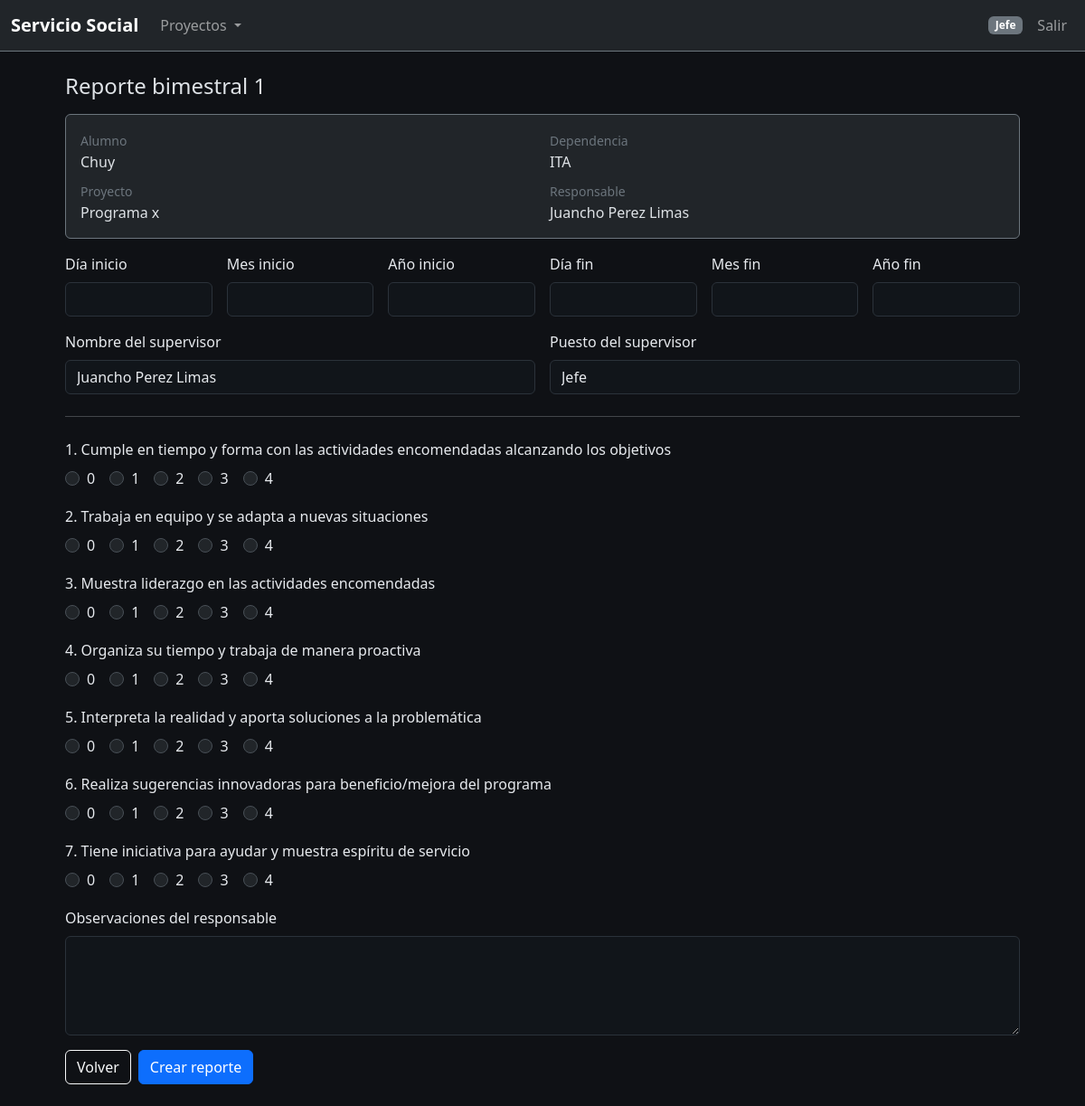
Page /proyectos/bimestres/5/1/nuevo/1 (signed in) on the committed database.
### app/models.py (models this page shows, shortened)
class User(UserMixin, db.Model):
    __tablename__ = "users"
    id            = db.Column(db.Integer, primary_key=True)
    nombre        = db.Column(db.String(120), nullable=False)          # nombre para mostrar
    email         = db.Column(db.String(120), unique=True, nullable=False)
    password_hash = db.Column(db.String(255), nullable=False)
    rol           = db.Column(db.String(20), nullable=False, default="alumno")
    activo        = db.Column(db.Boolean, default=True)
    ap_paterno = db.Column(db.String(120))
    ap_materno = db.Column(db.String(120))
    nombres    = db.Column(db.String(120))  # si lo quieres separado
    no_control = db.Column(db.String(50))
    carrera    = db.Column(db.String(120))
    departamento_id = db.Column(db.Integer, db.ForeignKey("departamentos.id"))
    departamento    = db.relationship(
        "Departamento",
        foreign_keys=[departamento_id],   # evita ambigüedad
        backref="miembros",
    )

class Proyecto(db.Model):
    __tablename__ = "proyectos"
    id = db.Column(db.Integer, primary_key=True)
    nombre = db.Column(db.String(200), nullable=False)
    nombre_programa    = db.Column(db.String(200), nullable=True)
    nombre_dependencia = db.Column(db.String(200), nullable=True)
    nombre_responsable = db.Column(db.String(200), nullable=True)
    cargo_responsable  = db.Column(db.String(200), nullable=True)
    municipio = db.Column(db.String(120))
    estado    = db.Column(db.String(120))
    departamento_id = db.Column(db.Integer, db.ForeignKey("departamentos.id"), nullable=True)
    responsable_id  = db.Column(db.Integer, db.ForeignKey("users.id"), nullable=True)
    extras          = db.Column(db.JSON, default=dict)
    departamento = db.relationship("Departamento", foreign_keys=[departamento_id], backref="proyectos")
    responsable_user = db.relationship("User", foreign_keys=[responsable_id], backref="proyectos_responsables")
    resp_cargo   = db.Column(db.String(120))
    resp_tel     = db.Column(db.String(50))
    resp_correo  = db.Column(db.String(120))
    resp_horario = db.Column(db.String(120))
    periodo_realizacion       = db.Column(db.String(120))
    beneficiarios_personas    = db.Column(db.Integer)
    beneficiarios_comunidades = db.Column(db.Integer)
    impacto_pais      = db.Column(db.Boolean, default=False)
    impacto_inclusion = db.Column(db.Boolean, default=False)
    impacto_medioamb  = db.Column(db.Boolean, default=False)
    num_estudiantes = db.Column(db.Integer)
    car_tics        = db.Column(db.Boolean, default=False)
    car_admon       = db.Column(db.Boolean, default=False)
    car_quimica     = db.Column(db.Boolean, default=False)
    car_industrial  = db.Column(db.Boolean, default=False)
    car_mecanica    = db.Column(db.Boolean, default=False)
    car_electrica   = db.Column(db.Boolean, default=False)
    car_electronica = db.Column(db.Boolean, default=False)
    car_ges_emp     = db.Column(db.Boolean, default=False)
    car_materiales  = db.Column(db.Boolean, default=False)
    turno_mat = db.Column(db.Boolean, default=False)
    turno_ves = db.Column(db.Boolean, default=False)
    objetivo = db.Column(db.Text)
    metas    = db.Column(db.Text)
    area_agro    = db.Column(db.Boolean, default=False)
    area_salud   = db.Column(db.Boolean, default=False)
    area_exactas = db.Column(db.Boolean, default=False)
    area_social  = db.Column(db.Boolean, default=False)
    area_edu     = db.Column(db.Boolean, default=False)
    area_ing     = db.Column(db.Boolean, default=False)
    cronograma_json = db.Column(db.Text)

### app/views/proyectos.py (the view, shortened to what this page needs)
@proy_bp.route(
    "/bimestres/<int:alumno_id>/<int:proyecto_id>/nuevo/<int:numero>",
    methods=["GET", "POST"],
)
@login_required
def bimestre_nuevo(alumno_id: int, proyecto_id: int, numero: int):
    alumno = User.query.get_or_404(alumno_id)
    proj = Proyecto.query.get_or_404(proyecto_id)
    if not _es_responsable_o_admin(proj):
        flash("Sin permisos.", "warning")
        return redirect(url_for("proyectos.lista"))
    return render_template(
        "proyectos/bimestre_form.html",
        alumno=alumno,
        proyecto=proj,
        numero=numero,
        rb=None,
        rb_vals={},  # para el template (sin usar getattr/attribute)
        form_data=_defaults_bimestre(proj),
    )

### app/roles.py (called while the page is built)
def register_template_utils(app):
    @app.context_processor
    def inject_perms():
        return {
            "can": (lambda p: _can(current_user, p)),
            "is_role": (lambda r: getattr(current_user, "rol", None) == r),
        }

### app/views/proyectos.py (called while the page is built)
def _es_responsable_o_admin(p: Proyecto) -> bool:
    rol = getattr(current_user, "rol", None)
    if rol in {"admin", "jefe", "laboratorista"}:
        return True
    if getattr(p, "responsable_id", None) and p.responsable_id == current_user.id:
        return True
    return False

def _defaults_bimestre(proj: Proyecto) -> Dict[str, str]:
    sup = proj.nombre_responsable or (proj.responsable_user.nombre if getattr(proj, "responsable_user", None) else "")
    cargo = proj.cargo_responsable or ""
    return {
        "dia1": "", "mes1": "", "ano1": "",
        "dia2": "", "mes2": "", "ano2": "",
        "nombre_supervisor": sup,
        "puesto_supervisor": cargo,
        "observaciones_responsable": "",
    }

### templates/proyectos/bimestre_form.html (shortened to what this page needs)
{% extends "base.html" %}
{% block content %}
<h4 class="mb-3">Reporte bimestral {{ numero }}</h4>
<div class="card bg-dark border-secondary mb-3">
    <div class="card-body">
        <div class="row g-3">
            <div class="col-md-6">
                <div><small class="text-secondary">Alumno</small>
                    <div>{{ alumno.nombre }}</div>
                </div>
                <div class="mt-2"><small class="text-secondary">Proyecto</small>
                    <div>{{ proyecto.nombre }}</div>
                </div>
            </div>
            <div class="col-md-6">
                <div><small class="text-secondary">Dependencia</small>
                    <div>{{ proyecto.nombre_dependencia or (proyecto.departamento.nombre if proyecto.departamento else
                        '-') }}</div>
                </div>
                <div class="mt-2"><small class="text-secondary">Responsable</small>
                    <div>{{ proyecto.nombre_responsable or (proyecto.responsable_user.nombre if
                        proyecto.responsable_user else '-') }}</div>
                </div>
            </div>
        </div>
    </div>
</div>
{% set _fd = form_data if form_data is defined else {} %}
{% if rb and (_fd is not mapping or _fd|length == 0) %}
{% set _fd = {
'dia1': rb.dia1 or '',
'mes1': rb.mes1 or '',
'ano1': rb.ano1 or '',
'dia2': rb.dia2 or '',
'mes2': rb.mes2 or '',
'ano2': rb.ano2 or '',
'nombre_supervisor': rb.nombre_supervisor or '',
'puesto_supervisor': rb.puesto_supervisor or '',
'observaciones_responsable': rb.observaciones_responsable or ''
} %}
{% endif %}
{% set _rbvals = rb_vals if rb_vals is defined else {} %}
{% if not _rbvals and rb %}
{% set _rbvals = {
'resp_1': rb.resp_1, 'resp_2': rb.resp_2, 'resp_3': rb.resp_3,
'resp_4': rb.resp_4, 'resp_5': rb.resp_5, 'resp_6': rb.resp_6, 'resp_7': rb.resp_7
} %}
{% endif %}
{% macro radios(name, label) -%}
{% set sel = int_or_none(_rbvals.get(name))|trim %}
<div class="mb-3">
    <label class="form-label">{{ label }}</label>
    <div class="d-flex gap-3 flex-wrap">
        {% for v in [0,1,2,3,4] %}
        {% set vid = name ~ '_' ~ v %}
        <div class="form-check">
            <input class="form-check-input" type="radio" name="{{ name }}" id="{{ vid }}" value="{{ v }}" >
            <label class="form-check-label" for="{{ vid }}">{{ v }}</label>
        </div>
        {% endfor %}
    </div>
</div>
{%- endmacro %}
<form method="post">
    <div class="row g-3">
        <div class="col-md-2">
            <label class="form-label">Día inicio</label>
            <input name="dia1" class="form-control" value="{{ _fd.get('dia1','') }}">
        </div>
        <div class="col-md-2">
            <label class="form-label">Mes inicio</label>
            <input name="mes1" class="form-control" value="{{ _fd.get('mes1','') }}">
        </div>
        <div class="col-md-2">
            <label class="form-label">Año inicio</label>
            <input name="ano1" class="form-control" value="{{ _fd.get('ano1','') }}">
        </div>
        <div class="col-md-2">
            <label class="form-label">Día fin</label>
            <input name="dia2" class="form-control" value="{{ _fd.get('dia2','') }}">
        </div>
        <div class="col-md-2">
            <label class="form-label">Mes fin</label>
            <input name="mes2" class="form-control" value="{{ _fd.get('mes2','') }}">
        </div>
        <div class="col-md-2">
            <label class="form-label">Año fin</label>
            <input name="ano2" class="form-control" value="{{ _fd.get('ano2','') }}">
        </div>
        <div class="col-md-6">
            <label class="form-label">Nombre del supervisor</label>
            <input name="nombre_supervisor" class="form-control" value="{{ _fd.get('nombre_supervisor','') }}">
        </div>
        <div class="col-md-6">
            <label class="form-label">Puesto del supervisor</label>
            <input name="puesto_supervisor" class="form-control" value="{{ _fd.get('puesto_supervisor','') }}">
        </div>
    </div>
    <hr class="my-4">
    {{ radios("resp_1", "1. Cumple en tiempo y forma con las actividades encomendadas alcanzando los objetivos") }}
    {{ radios("resp_2", "2. Trabaja en equipo y se adapta a nuevas situaciones") }}
    {{ radios("resp_3", "3. Muestra liderazgo en las actividades encomendadas") }}
    {{ radios("resp_4", "4. Organiza su tiempo y trabaja de manera proactiva") }}
    {{ radios("resp_5", "5. Interpreta la realidad y aporta soluciones a la problemática") }}
    {{ radios("resp_6", "6. Realiza sugerencias innovadoras para beneficio/mejora del programa") }}
    {{ radios("resp_7", "7. Tiene iniciativa para ayudar y muestra espíritu de servicio") }}
    <div class="mb-3">
        <label class="form-label">Observaciones del responsable</label>
        <textarea name="observaciones_responsable" class="form-control"
            rows="4">{{ _fd.get('observaciones_responsable','') }}</textarea>
    </div>
    <div class="d-flex gap-2">
        <a href="{{ url_for('proyectos.bimestres_list', alumno_id=alumno.id, proyecto_id=proyecto.id) }}"
            class="btn btn-outline-light">Volver</a>
        <button class="btn btn-primary">{{ 'Guardar cambios' if rb else 'Crear reporte' }}</button>
    </div>
</form>
{% endblock %}

### templates/base.html (shortened to what this page needs)
<!doctype html>
<html lang="es" data-bs-theme="dark">
<head>
  <link href="https://cdn.jsdelivr.net/npm/bootstrap@5.3.2/dist/css/bootstrap.min.css" rel="stylesheet">
  <link href="{{ url_for('static', filename='css/app.css') }}" rel="stylesheet">
</head>
<body>
  <nav class="navbar navbar-expand-lg navbar-dark bg-dark border-bottom border-secondary">
    <div class="container-fluid">
      <a class="navbar-brand" href="{{ url_for('proyectos.lista') }}">Servicio Social</a>
      <div class="collapse navbar-collapse" id="topNav">
        <ul class="navbar-nav me-auto mb-2 mb-lg-0">
          {% if current_user.is_authenticated %}
          <li class="nav-item dropdown">
            <a class="nav-link dropdown-toggle" href="#" role="button" data-bs-toggle="dropdown" aria-expanded="false">
              Proyectos
            </a>
          </li>
          {% endif %}
        </ul>
        <ul class="navbar-nav ms-auto">
          {% if current_user.is_authenticated %}
          <li class="nav-item d-flex align-items-center me-2">
            <span class="badge text-bg-secondary role-badge">{{ current_user.rol }}</span>
          </li>
          <li class="nav-item">
            <a class="nav-link" href="{{ url_for('auth.logout') }}">Salir</a>
          </li>
          {% else %}
          <li class="nav-item">
            <a class="nav-link" href="{{ url_for('auth.login') }}">Entrar</a>
          </li>
          {% endif %}
        </ul>
      </div>
    </div>
  </nav>
  <main class="container container-narrow py-4">
    {% block content %}{% endblock %}
  </main>
</body>
</html>

### static/css/app.css (style rules this page uses)
:root { --app-bg: #151a1f; --app-bg-2: #1b2127; --panel: #20262d; }
.form-label, label { color: #e7eaee; }
.form-control, .form-select { background: #11151a; border-color: #2b323a; color: #e7eaee; }

### templates/base.html (style rules this page uses)
body { background-color: #0f1115; }
.navbar-brand { font-weight: 600; }
.role-badge { text-transform: capitalize; }
.container-narrow { max-width: 1080px; }

### rows in the picture
User: rol "Jefe"
User: nombre "Chuy"
Proyecto: nombre "Programa x", nombre_dependencia "ITA", nombre_responsable "Juancho Perez Limas", nombre_supervisor "Juancho Perez Limas", puesto_supervisor "Jefe"

### other values in the picture
{{ numero }} "1"
{{ v }} "0" "1" "2" "3" "4" "0" "1" "2" "3" "4" "0" "1" "2" "3" "4" "0" "1" "2" "3" "4" "0" "1" "2" "3" "4" "0" "1" "2" "3" "4" "0" "1" "2" "3" "4"
{{ 'Guardar cambios' if rb else 'Crear reporte' }} "Crear reporte"
